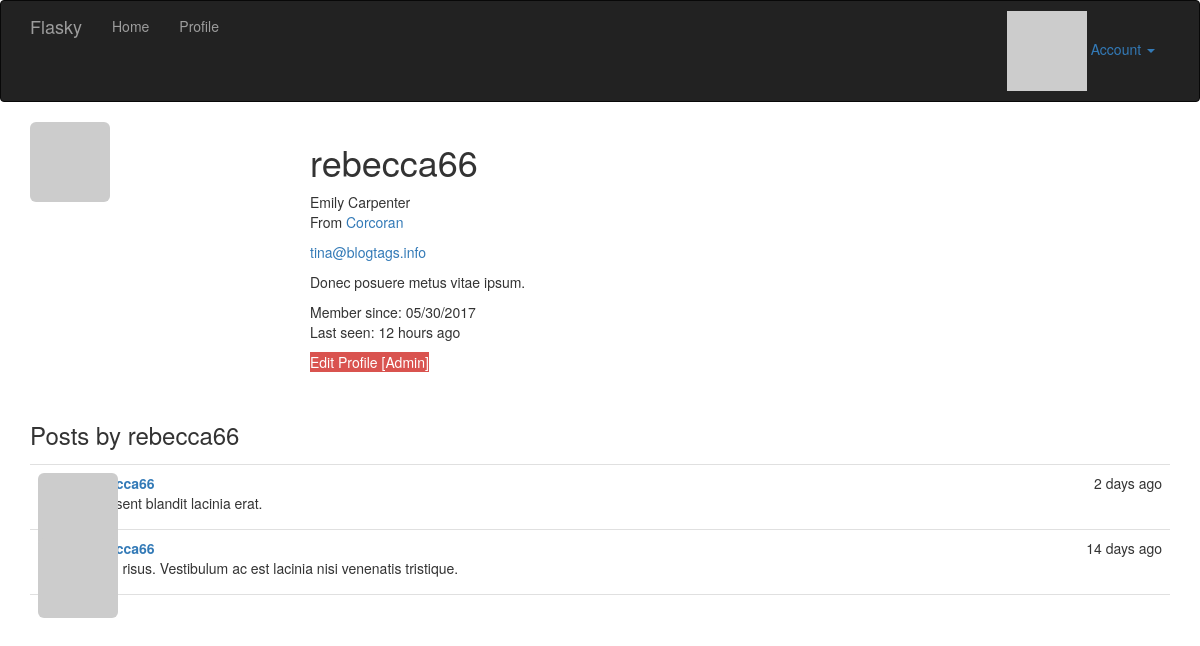
The app's page /user/rebecca66 (signed in) with its own data.
### app/models.py (models this page shows, shortened)
class User(UserMixin, db.Model):
    __tablename__ = 'users'
    id = db.Column(db.Integer, primary_key=True)
    email = db.Column(db.String(64), unique=True, index=True)
    username = db.Column(db.String(64), unique=True, index=True)
    role_id = db.Column(db.Integer, db.ForeignKey('roles.id'))
    password_hash = db.Column(db.String(128))
    confirmed = db.Column(db.Boolean, default=False)
    name = db.Column(db.String(64))
    location = db.Column(db.String(64))
    about_me = db.Column(db.Text())
    member_since = db.Column(db.DateTime(), default=datetime.utcnow)
    last_seen = db.Column(db.DateTime(), default=datetime.utcnow)
    avatar_hash = db.Column(db.String(32))
    posts = db.relationship("Post", backref="author", lazy="dynamic")
    def can(self, permissions):
        return self.role is not None and (self.role.permissions & permissions) == permissions
    def is_administrator(self):
        return self.can(Permission.ADMINISTER)
    @property
    def password(self):
        raise AttributeError("password is not a readable attribute")
    def gravatar(self, size=100, default="identicon", rating="g"):
        if request.is_secure:
            url = "http://secure.gravatar.com/avatar"
        else:
            url = 'http://www.gravatar.com/avatar'
        hash = self.avatar_hash or hashlib.md5(self.email.encode("utf-8")).hexdigest()
        return '{url}/{hash}?s={size}&d={default}&r={rating}'.format(
            url=url, hash=hash, size=size, default=default, rating=rating)
    def ping(self):
        self.last_seen = datetime.utcnow()
        db.session.add(self)

class Post(db.Model):
    __tabename__ = "posts"
    id = db.Column(db.Integer, primary_key=True)
    body = db.Column(db.Text)
    timestamp = db.Column(db.DateTime, index=True, default=datetime.utcnow)
    author_id = db.Column(db.Integer, db.ForeignKey("users.id"))

### app/main/views.py (the view)
@main.route("/user/<username>")
def user(username):
    user = User.query.filter_by(username=username).first()
    if user is None:
        abort(404)
    posts = user.posts.order_by(Post.timestamp.desc()).all()
    return render_template("user.html", user=user, posts=posts)

### app/auth/views.py (called while the page is built)
@auth.before_app_request
def before_request():
    if current_user.is_authenticated:
        current_user.ping()
        if not current_user.confirmed \
                and request.endpoint[:5] != "auth.":
            return redirect(url_for("auth.unconfirmed"))

### app/main/__init__.py (called while the page is built)
@main.app_context_processor
def inject_permissions():
    return dict(Permission=Permission)

### app/models.py (called while the page is built)
@login_manager.user_loader
def load_user(user_id):
    return User.query.get(int(user_id))

### app/templates/user.html (shortened to what this page needs)
{% extends 'base.html' %}
{% import "_macros.html" as macros %}
{% block page_content %}
    <img class="img-rounded profile-thumbnail" src="{{ user.gravatar(size=256) }}" >
	<div class="profile-header">
        <h1>{{ user.username }}</h1>
        {% if user.name or user.location %}
        <p>
            {% if user.name %}{{ user.name }}{% endif %}
            {% if user.location %}
                <br />
                From <a href="http://maps.google.com/?q={{ user.location }}">
                    {{ user.location }}
                </a>
            {% endif %}
        </p>
    {% endif %}
    {% if current_user.is_administrator() %}
        <p>
            <a href="mailto:{{ user.email }}">{{ user.email }}</a>
        </p>
    {% endif %}
    {% if user.about_me %}
        <p>{{ user.about_me }}</p>
    {% endif %}
    <p>
        Member since: {{ moment(user.member_since).format("L") }}<br />
        Last seen: {{ moment(user.last_seen).fromNow() }}
    </p>
    <p>
        {% if current_user.is_administrator() %}
            <a class="btn-danger"  href="{{ url_for(".edit_profile_admin", id=user.id) }}">
                Edit Profile [Admin]
            </a>
        {% endif %}
    </p>
	</div>
    <h3>Posts by {{ user.username }}</h3>
    {% include "_posts.html" %}
{% endblock %}

### app/templates/_posts.html
<ul class="posts">
    {% for post in posts %}
        <li class="post">
            <div class="post-thumbnail">
                <a href="{{ url_for(".user", username=post.author.username) }}">
                    <img class="img-rounded profile-thumbnail"
                         src="{{ post.author.gravatar(size=40) }}">
                </a>
            </div>
            <div class="post-content">
                <div class="post-date">
                    {{ moment(post.timestamp).fromNow() }}
                </div>
                <div class="post-author">
                    <a href="{{ url_for('.user', username=post.author.username) }}">
                        {{ post.author.username }}
                    </a>
                </div>
                <div class="post-body">
                    {{ post.body }}
                </div>
            </div>
        </li>
    {% endfor %}
</ul>

### app/static/css/styles.css (style rules this page uses)
.profile-thumbnail { position: absolute; }
.profile-header { min-height: 260px; margin-left: 280px; }
ul.posts { list-style-type: none; padding: 0px; margin: 16px 0px 0px 0px; border-top: 1px solid #e0e0e0; }
ul.posts li.post { padding: 8px; border-bottom: 1px solid #e0e0e0; }
div.post-date { float: right; }
div.post-author { font-weight: bold; }
div.post-thumbnail { position: absolute; }
div.post-content { margin-left: 48px; min-height: 48px; }

### records on screen
User: username "rebecca66", name "Emily Carpenter", location "Corcoran", email "tina@blogtags.info", about_me "Donec posuere metus vitae ipsum.", member_since "05/30/2017", last_seen "12 hours ago"
Post: timestamp "2 days ago", author.username "rebecca66", body "Praesent blandit lacinia erat."
Post: timestamp "14 days ago", author.username "rebecca66", body "Proin risus. Vestibulum ac est lacinia nisi venenatis tristique."
